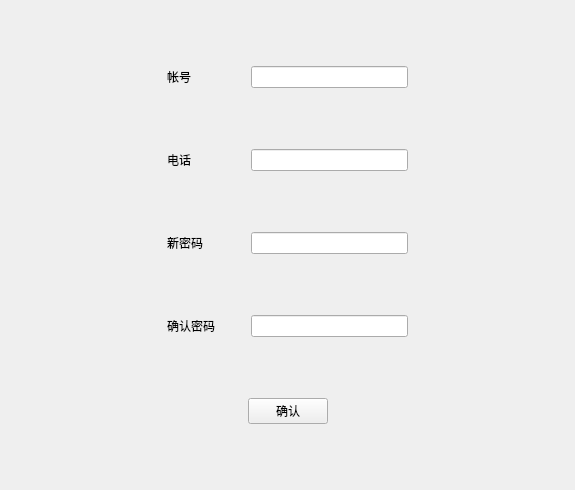
<?xml version="1.0" encoding="UTF-8"?>
<ui version="4.0">
 <class>Form</class>
 <widget class="QWidget" name="Form">
  <property name="geometry">
   <rect>
    <x>0</x>
    <y>0</y>
    <width>575</width>
    <height>490</height>
   </rect>
  </property>
  <property name="windowTitle">
   <string>忘记密码</string>
  </property>
  <property name="styleSheet">
   <string notr="true"/>
  </property>
  <layout class="QVBoxLayout" name="verticalLayout">
   <item>
    <layout class="QHBoxLayout" name="horizontalLayout" stretch="2,1,2,2">
     <item>
      <spacer name="horizontalSpacer">
       <property name="orientation">
        <enum>Qt::Horizontal</enum>
       </property>
       <property name="sizeHint" stdset="0">
        <size>
         <width>40</width>
         <height>20</height>
        </size>
       </property>
      </spacer>
     </item>
     <item>
      <widget class="QLabel" name="username_label">
       <property name="text">
        <string>帐号</string>
       </property>
      </widget>
     </item>
     <item>
      <widget class="QLineEdit" name="username"/>
     </item>
     <item>
      <spacer name="horizontalSpacer_5">
       <property name="orientation">
        <enum>Qt::Horizontal</enum>
       </property>
       <property name="sizeHint" stdset="0">
        <size>
         <width>40</width>
         <height>20</height>
        </size>
       </property>
      </spacer>
     </item>
    </layout>
   </item>
   <item>
    <layout class="QHBoxLayout" name="horizontalLayout_2" stretch="2,1,2,2">
     <item>
      <spacer name="horizontalSpacer_2">
       <property name="orientation">
        <enum>Qt::Horizontal</enum>
       </property>
       <property name="sizeHint" stdset="0">
        <size>
         <width>40</width>
         <height>20</height>
        </size>
       </property>
      </spacer>
     </item>
     <item>
      <widget class="QLabel" name="tel_number_label">
       <property name="text">
        <string>电话</string>
       </property>
      </widget>
     </item>
     <item>
      <widget class="QLineEdit" name="tel_number"/>
     </item>
     <item>
      <spacer name="horizontalSpacer_6">
       <property name="orientation">
        <enum>Qt::Horizontal</enum>
       </property>
       <property name="sizeHint" stdset="0">
        <size>
         <width>40</width>
         <height>20</height>
        </size>
       </property>
      </spacer>
     </item>
    </layout>
   </item>
   <item>
    <layout class="QHBoxLayout" name="horizontalLayout_3" stretch="2,1,2,2">
     <item>
      <spacer name="horizontalSpacer_3">
       <property name="orientation">
        <enum>Qt::Horizontal</enum>
       </property>
       <property name="sizeHint" stdset="0">
        <size>
         <width>40</width>
         <height>20</height>
        </size>
       </property>
      </spacer>
     </item>
     <item>
      <widget class="QLabel" name="new_password_label">
       <property name="text">
        <string>新密码</string>
       </property>
      </widget>
     </item>
     <item>
      <widget class="QLineEdit" name="new_password">
       <property name="echoMode">
        <enum>QLineEdit::Password</enum>
       </property>
      </widget>
     </item>
     <item>
      <spacer name="horizontalSpacer_7">
       <property name="orientation">
        <enum>Qt::Horizontal</enum>
       </property>
       <property name="sizeHint" stdset="0">
        <size>
         <width>40</width>
         <height>20</height>
        </size>
       </property>
      </spacer>
     </item>
    </layout>
   </item>
   <item>
    <layout class="QHBoxLayout" name="horizontalLayout_4" stretch="2,1,2,2">
     <item>
      <spacer name="horizontalSpacer_4">
       <property name="orientation">
        <enum>Qt::Horizontal</enum>
       </property>
       <property name="sizeHint" stdset="0">
        <size>
         <width>40</width>
         <height>20</height>
        </size>
       </property>
      </spacer>
     </item>
     <item>
      <widget class="QLabel" name="confirm_password_label">
       <property name="text">
        <string>确认密码</string>
       </property>
      </widget>
     </item>
     <item>
      <widget class="QLineEdit" name="confirm_password">
       <property name="echoMode">
        <enum>QLineEdit::Password</enum>
       </property>
      </widget>
     </item>
     <item>
      <spacer name="horizontalSpacer_8">
       <property name="orientation">
        <enum>Qt::Horizontal</enum>
       </property>
       <property name="sizeHint" stdset="0">
        <size>
         <width>40</width>
         <height>20</height>
        </size>
       </property>
      </spacer>
     </item>
    </layout>
   </item>
   <item>
    <layout class="QHBoxLayout" name="horizontalLayout_5">
     <item>
      <spacer name="horizontalSpacer_9">
       <property name="orientation">
        <enum>Qt::Horizontal</enum>
       </property>
       <property name="sizeHint" stdset="0">
        <size>
         <width>40</width>
         <height>20</height>
        </size>
       </property>
      </spacer>
     </item>
     <item>
      <widget class="QPushButton" name="confirmButton">
       <property name="text">
        <string>确认</string>
       </property>
      </widget>
     </item>
     <item>
      <spacer name="horizontalSpacer_10">
       <property name="orientation">
        <enum>Qt::Horizontal</enum>
       </property>
       <property name="sizeHint" stdset="0">
        <size>
         <width>40</width>
         <height>20</height>
        </size>
       </property>
      </spacer>
     </item>
    </layout>
   </item>
  </layout>
 </widget>
 <resources/>
 <connections/>
</ui>
